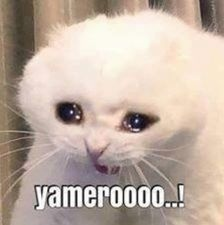
//> input picture 04-Resize-Crop/resizecrop/resources/yamero.jpg, 224 x 225 px
$ ./main   (built with g++ and OpenCV 4)
//> lines starting //> are read from the running program, lines starting //| are printed output that depends on the picture
#include <iostream>
#include <opencv2/imgcodecs.hpp>
#include <opencv2/highgui.hpp>
#include <opencv2/imgproc.hpp>


int main() {

	cv::Mat img = cv::imread("resources/yamero.jpg");
//> img is the input picture: 225 rows x 224 cols, CV_8UC3; mean B, G, R 163.2, 175.4, 192.2
	cv::Mat img_resized, img_crop;

	//std::cout << img.size() << std::endl;// 224,225

	//cv::resize(img, img_resized, cv::Size(120,120)); // for specific size values
	cv::resize(img, img_resized, cv::Size(), 1.7, 1.7);
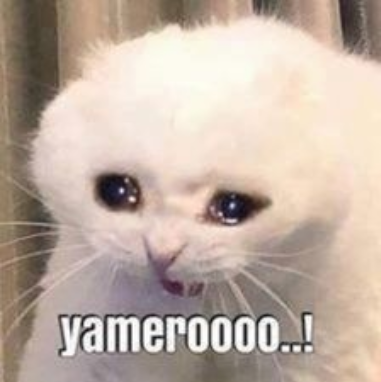
//> img_resized: 382 rows x 381 cols, CV_8UC3; mean B, G, R 163.1, 175.3, 192.1

	cv::Rect roi(0, 0, 200,100);
	img_crop = img(roi);
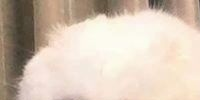
//> img_crop: 100 rows x 200 cols, CV_8UC3; mean B, G, R 180.7, 196.6, 212.9

	cv::imshow("Yamero", img);
	cv::imshow("Yamero Resized", img_resized);
	cv::imshow("Yamero Crop", img_crop);
	cv::waitKey(0);
	return 0;
}
